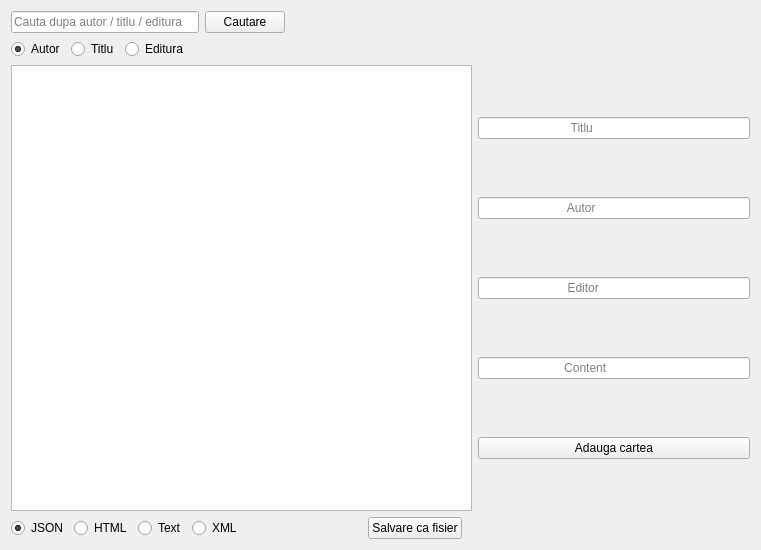
<?xml version="1.0" encoding="UTF-8"?>
<ui version="4.0">
 <class>LibraryApp</class>
 <widget class="QWidget" name="LibraryApp">
  <property name="geometry">
   <rect>
    <x>0</x>
    <y>0</y>
    <width>761</width>
    <height>550</height>
   </rect>
  </property>
  <property name="windowTitle">
   <string>Exemplul 2</string>
  </property>
  <layout class="QGridLayout" name="gridLayout">
   <item row="2" column="0">
    <widget class="QTextEdit" name="result">
     <property name="readOnly">
      <bool>true</bool>
     </property>
    </widget>
   </item>
   <item row="1" column="0">
    <layout class="QHBoxLayout" name="horizontalLayout_2">
     <item>
      <widget class="QRadioButton" name="author_rb">
       <property name="text">
        <string>Autor</string>
       </property>
       <property name="checked">
        <bool>true</bool>
       </property>
       <attribute name="buttonGroup">
        <string notr="true">search_rb_btns</string>
       </attribute>
      </widget>
     </item>
     <item>
      <widget class="QRadioButton" name="title_rb">
       <property name="text">
        <string>Titlu</string>
       </property>
       <attribute name="buttonGroup">
        <string notr="true">search_rb_btns</string>
       </attribute>
      </widget>
     </item>
     <item>
      <widget class="QRadioButton" name="publisher_rb">
       <property name="text">
        <string>Editura</string>
       </property>
       <attribute name="buttonGroup">
        <string notr="true">search_rb_btns</string>
       </attribute>
      </widget>
     </item>
     <item>
      <spacer name="horizontalSpacer">
       <property name="orientation">
        <enum>Qt::Horizontal</enum>
       </property>
       <property name="sizeHint" stdset="0">
        <size>
         <width>40</width>
         <height>20</height>
        </size>
       </property>
      </spacer>
     </item>
    </layout>
   </item>
   <item row="0" column="1">
    <spacer name="horizontalSpacer_4">
     <property name="orientation">
      <enum>Qt::Horizontal</enum>
     </property>
     <property name="sizeHint" stdset="0">
      <size>
       <width>40</width>
       <height>20</height>
      </size>
     </property>
    </spacer>
   </item>
   <item row="2" column="1">
    <layout class="QVBoxLayout" name="verticalLayout">
     <item>
      <widget class="QLineEdit" name="add_title">
       <property name="placeholderText">
        <string>                           Titlu</string>
       </property>
      </widget>
     </item>
     <item>
      <widget class="QLineEdit" name="add_author">
       <property name="placeholderText">
        <string>                          Autor</string>
       </property>
      </widget>
     </item>
     <item>
      <widget class="QLineEdit" name="add_publisher">
       <property name="placeholderText">
        <string>                          Editor</string>
       </property>
      </widget>
     </item>
     <item>
      <widget class="QLineEdit" name="add_content">
       <property name="placeholderText">
        <string>                         Content</string>
       </property>
      </widget>
     </item>
     <item>
      <widget class="QPushButton" name="add_book">
       <property name="text">
        <string>Adauga cartea</string>
       </property>
      </widget>
     </item>
    </layout>
   </item>
   <item row="3" column="0">
    <layout class="QHBoxLayout" name="horizontalLayout_3">
     <property name="rightMargin">
      <number>10</number>
     </property>
     <item>
      <widget class="QRadioButton" name="json_rb">
       <property name="text">
        <string>JSON</string>
       </property>
       <property name="checked">
        <bool>true</bool>
       </property>
       <attribute name="buttonGroup">
        <string notr="true">file_type_rb_btns</string>
       </attribute>
      </widget>
     </item>
     <item>
      <widget class="QRadioButton" name="html_rb">
       <property name="text">
        <string>HTML</string>
       </property>
       <attribute name="buttonGroup">
        <string notr="true">file_type_rb_btns</string>
       </attribute>
      </widget>
     </item>
     <item>
      <widget class="QRadioButton" name="text_rb">
       <property name="text">
        <string>Text</string>
       </property>
       <attribute name="buttonGroup">
        <string notr="true">file_type_rb_btns</string>
       </attribute>
      </widget>
     </item>
     <item>
      <widget class="QRadioButton" name="xml_rb">
       <property name="text">
        <string>XML</string>
       </property>
       <attribute name="buttonGroup">
        <string notr="true">file_type_rb_btns</string>
       </attribute>
      </widget>
     </item>
     <item>
      <spacer name="horizontalSpacer_3">
       <property name="orientation">
        <enum>Qt::Horizontal</enum>
       </property>
       <property name="sizeHint" stdset="0">
        <size>
         <width>120</width>
         <height>20</height>
        </size>
       </property>
      </spacer>
     </item>
     <item>
      <widget class="QPushButton" name="save_as_file_btn">
       <property name="text">
        <string>Salvare ca fisier</string>
       </property>
      </widget>
     </item>
    </layout>
   </item>
   <item row="0" column="0">
    <layout class="QHBoxLayout" name="horizontalLayout">
     <property name="rightMargin">
      <number>0</number>
     </property>
     <item>
      <widget class="QLineEdit" name="search_bar">
       <property name="placeholderText">
        <string>Cauta dupa autor / titlu / editura</string>
       </property>
      </widget>
     </item>
     <item>
      <widget class="QPushButton" name="search_btn">
       <property name="text">
        <string>Cautare</string>
       </property>
      </widget>
     </item>
     <item>
      <spacer name="horizontalSpacer_2">
       <property name="orientation">
        <enum>Qt::Horizontal</enum>
       </property>
       <property name="sizeHint" stdset="0">
        <size>
         <width>40</width>
         <height>20</height>
        </size>
       </property>
      </spacer>
     </item>
    </layout>
   </item>
  </layout>
 </widget>
 <resources/>
 <connections/>
 <buttongroups>
  <buttongroup name="search_rb_btns"/>
  <buttongroup name="file_type_rb_btns"/>
 </buttongroups>
</ui>
